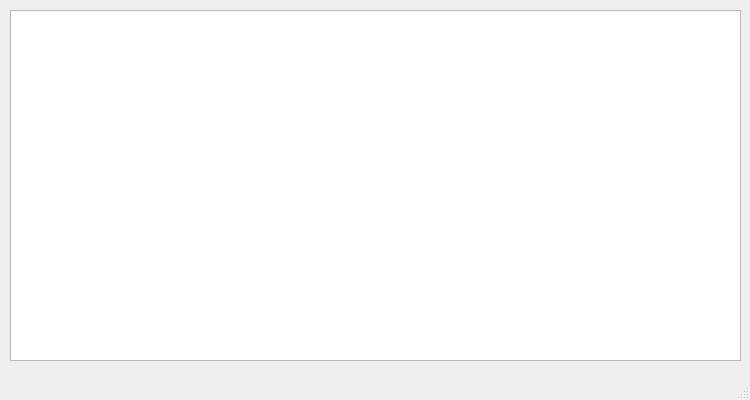
<?xml version="1.0" encoding="UTF-8"?>
<ui version="4.0">
 <class>GameGUI</class>
 <widget class="QMainWindow" name="GameGUI">
  <property name="geometry">
   <rect>
    <x>0</x>
    <y>0</y>
    <width>750</width>
    <height>400</height>
   </rect>
  </property>
  <property name="minimumSize">
   <size>
    <width>750</width>
    <height>400</height>
   </size>
  </property>
  <property name="maximumSize">
   <size>
    <width>750</width>
    <height>400</height>
   </size>
  </property>
  <property name="windowTitle">
   <string>S P P  Simple Scorched Earth v2.0</string>
  </property>
  <widget class="QWidget" name="centralWidget">
   <widget class="QGraphicsView" name="gameField">
    <property name="geometry">
     <rect>
      <x>10</x>
      <y>10</y>
      <width>731</width>
      <height>351</height>
     </rect>
    </property>
    <property name="minimumSize">
     <size>
      <width>731</width>
      <height>351</height>
     </size>
    </property>
    <property name="maximumSize">
     <size>
      <width>731</width>
      <height>351</height>
     </size>
    </property>
   </widget>
  </widget>
  <widget class="QStatusBar" name="statusBar"/>
 </widget>
 <layoutdefault spacing="6" margin="11"/>
 <resources/>
 <connections/>
</ui>
